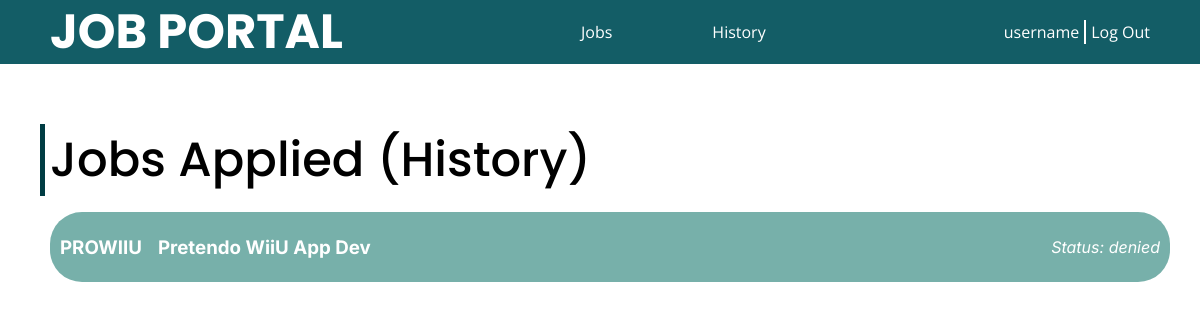
The page /history/ (signed in) on the database its author committed.
### accounts/models.py (models this page shows)
class Account(AbstractUser):
    ACCOUNT_TYPES = (
        (0, 'user'),
        (1, 'coadmin'),
    )
    username = models.CharField(max_length=255, primary_key=True)
    password = models.CharField(max_length=255)
    account_type = models.IntegerField(choices=ACCOUNT_TYPES, default=0)
    email = models.EmailField()
    company = models.CharField(max_length=255, null=True, default=None, blank=True)

### jobs/models.py (models this page shows)
class Applicant(models.Model):
    username = models.CharField(max_length=255)
    job = models.ForeignKey(Job, on_delete=models.CASCADE, related_name='job_applicant')
    time = models.DateTimeField(auto_now_add=True)
    fullname = models.CharField(max_length=255)
    email = models.EmailField()
    admin = models.CharField(max_length=255, null=True, default=None)
    status = models.CharField(max_length=20 ,default='pending')
    resume = models.FileField(upload_to=generate_unique_filename)
    class Meta:
        unique_together = ('username', 'job', 'time')

class Job(models.Model):
    id = models.CharField(max_length=10, primary_key=True)
    name = models.CharField(max_length=255)
    status = models.BooleanField(default=False)
    xp = models.PositiveIntegerField(default=0)
    des = models.TextField()
    salary = models.PositiveIntegerField(default=0)
    admin = models.CharField(max_length=255)
    company = models.CharField(max_length=255)

### jobs/views.py (the view)
# urls.py: path('history/', views.history ,name='history'),
@login_required(login_url='/login/')
def history(request):
    user = request.user
    if isadmin(user.account_type):
        return HttpResponse('Unauthorized', status=401)
    applied = Applicant.objects.filter(username=user.username).order_by('-time')
    names = {}
    for x in applied:
        jobid = x.job_id
        x.name = Job.objects.get(id=jobid).name
    prameters = {
        'applied': applied,
        'username': user.username,
    }
    template = loader.get_template('history.html')
    return HttpResponse(template.render(prameters, request))

### jobs/views.py (called while the page is built)
def isadmin(type):
    return type

### jobs/templates/history.html (shortened to what this page needs)
<!DOCTYPE html>
<html>
<head>
    {% load static %}
    <link rel="stylesheet" href="{% static 'css/root.css' %}" />
    <link rel="stylesheet" href="{% static 'css/user/applied.css' %}">
</head>
<body class="applied">
  <nav>
    <h2>JOB PORTAL</h2>
    <ul class="quick-links">
      <li><a href="/jobs/">Jobs</a></li>
      <li><a href="/history/">History</a></li>
    </ul>
    <div class="user">
      <a href="/home/" id="username">{{username}}</a>
      <div class="split"></div>
      <a href="/logout/" id='logout'>Log Out</a>
    </div>
  </nav>
  <div class="container">
    <h2>Jobs Applied (History)</h2>
    <div class="list" id="jobs">
      {% for x in applied %}
       <a href="/jobs/details/{{x.job.id}}">
        <div class="job" id="applicant-{{x.id}}">
          <div class="info">
            <h3 class="jobid">{{x.job.id}}</h3>
            <h3 class="jobname">{{x.name}}</h3>
          </div>
          <p class="status">Status: {{x.status}}</p>
        </div>
       </a>
      {% endfor %}
    </div>
  </div>
</body>
</html>

### static/css/root.css (style rules this page uses)
:root { --main-color-dark: #003C43; --main-color-normal: #135d66; --main-color-light: #77b0aa; --main-color-vlight: #e3fef7; --main-color-alpha: #00000088; --border-radius-s: 8px; --border-radius-m: 12px; --border-radius-l: 16px; --border-radius-f: 2rem; --font-poppins: 'Poppins'; --font-inter: 'Inter'; --font-roboto: 'Roboto'; --font-open-sans: 'Open Sans'; --text-color-b: #000; --text-color-w: #fff; --text-color-g: #888; }
body { margin: 0; }
nav { position: fixed; display: flex; justify-content: space-between; top: 0; left: 0; right: 0; height: 64px; padding-inline: 50px; background-color: var(--main-color-normal); color: var(--text-color-w); z-index: 999; }
nav h2 { font-family: var(--font-poppins); font-weight: bold; margin: 0; padding: 0; height: 100%; font-size: 48px; display: flex; align-items: center; justify-content: center; }
nav .user { display: flex; gap: 5px; font-family: var(--font-open-sans); height: 100%; align-items: center; }
nav .user .split { background-color: var(--text-color-w); width: 2px; height: 24px; }
nav .quick-links { padding: 0; display: flex; gap: 100px; justify-content: center; align-items: center; }
nav .quick-links li { list-style: none; font-family: var(--font-open-sans); }
nav .quick-links li a { position: relative; }
nav .quick-links li a::after { content: ''; position: absolute; width: 0%; height: 1px; bottom: -5px; left: 0; background-color: var(--text-color-w); transition: all 250ms ease-in-out; }
a, button { color: inherit; font-family: inherit; text-decoration: none; }

### static/css/user/applied.css (style rules this page uses)
.container { margin-top: calc(64px + 60px); padding-inline: 50px; }
.container h2 { font-size: 48px; font-family: var(--font-poppins); font-weight: 500; margin-block: 16px; position: relative; }
.container h2::before { content: ''; width: 5px; height: 100%; position: absolute; left: -10px; top: 0; background-color: var(--main-color-dark); }
.container .list { margin-block: 16px; display: flex; width: 100%; flex-direction: column; gap: 16px; }
.container .list .job { width: 100%; border-radius: var(--border-radius-f); background-color: var(--main-color-light); color: var(--text-color-w); font-family: var(--font-inter); display: flex; justify-content: space-between; align-items: center; padding: 5px 10px; }
.container .list .job .info { display: flex; justify-content: flex-start; gap: 16px; }
.container .list .job p { font-style: italic; height: 100%; }

### rows shown on the page
Account: username "username"
Applicant: job.id "PROWIIU", name "Pretendo WiiU App Dev", status "denied"
